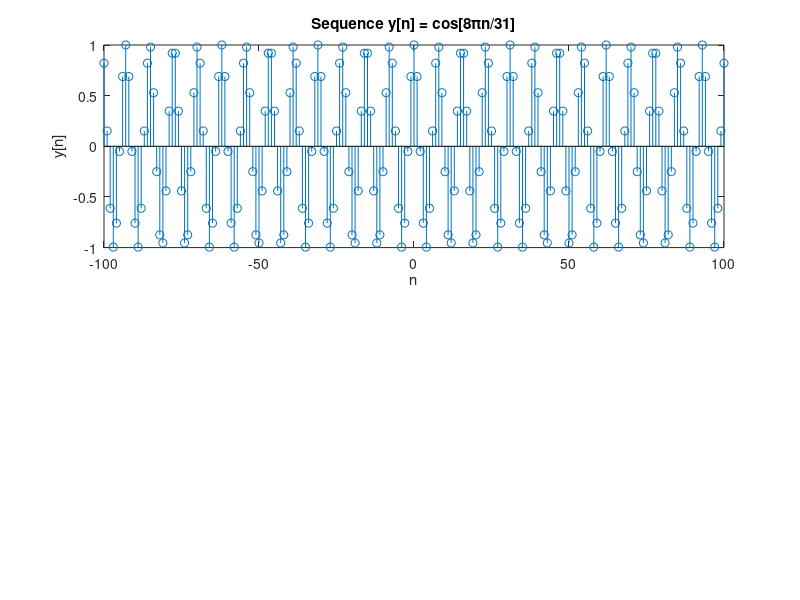

Write the MATLAB code that produced this figure.
n = -100:100; 
y = cos(8*pi*n / 31);
a=1;
subplot(2, 1, 1);
stem(n, y);
a=1;
xlabel('n');
ylabel('y[n]');
a=1;
title('Sequence y[n] = cos[8\pin/31]');
disp(['Fundamental Frequency n = 0.03225 ' ]);